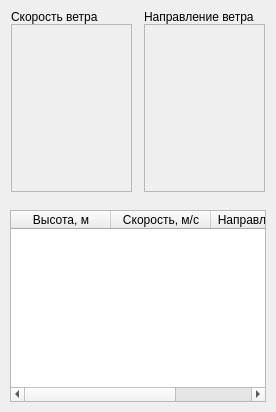
                        <widget class="QWidget" name="tab_realWind">
                          <attribute name="title">
                            <string>Действ. ветер</string>
                          </attribute>
                          <layout class="QVBoxLayout" name="vLayout_realWind">
                            <property name="spacing">
                              <number>10</number>
                            </property>
                            <property name="leftMargin">
                              <number>10</number>
                            </property>
                            <property name="topMargin">
                              <number>10</number>
                            </property>
                            <property name="rightMargin">
                              <number>10</number>
                            </property>
                            <property name="bottomMargin">
                              <number>10</number>
                            </property>
                            <item>
                              <layout class="QHBoxLayout" name="chartsRow_realWind">
                                <property name="spacing">
                                  <number>10</number>
                                </property>
                                <item>
                                  <widget class="QFrame" name="cardFrame_realWindSpeed">
                                    <property name="frameShape">
                                      <enum>QFrame::NoFrame</enum>
                                    </property>
                                    <property name="minimumSize">
                                      <size>
                                        <width>0</width>
                                        <height>190</height>
                                      </size>
                                    </property>
                                    <property name="maximumSize">
                                      <size>
                                        <width>16777215</width>
                                        <height>250</height>
                                      </size>
                                    </property>
                                    <layout class="QVBoxLayout" name="vLayout_card_realWindSpeed">
                                      <property name="spacing">
                                        <number>0</number>
                                      </property>
                                      <property name="leftMargin">
                                        <number>1</number>
                                      </property>
                                      <property name="topMargin">
                                        <number>0</number>
                                      </property>
                                      <property name="rightMargin">
                                        <number>1</number>
                                      </property>
                                      <property name="bottomMargin">
                                        <number>8</number>
                                      </property>
                                      <item>
                                        <widget class="QLabel" name="label_realWindSpeed">
                                          <property name="text">
                                            <string>Скорость ветра</string>
                                          </property>
                                        </widget>
                                      </item>
                                      <item>
                                        <widget class="QwtPlot" name="plot_realWindSpeed">
                                          <property name="sizePolicy">
                                            <sizepolicy hsizetype="Expanding" vsizetype="Expanding">
                                              <horstretch>2</horstretch>
                                              <verstretch>0</verstretch>
                                            </sizepolicy>
                                          </property>
                                          <property name="frameShape">
                                            <enum>QFrame::StyledPanel</enum>
                                          </property>
                                          <property name="frameShadow">
                                            <enum>QFrame::Raised</enum>
                                          </property>
                                        </widget>
                                      </item>
                                    </layout>
                                  </widget>
                                </item>
                                <item>
                                  <widget class="QFrame" name="cardFrame_realWindDir">
                                    <property name="frameShape">
                                      <enum>QFrame::NoFrame</enum>
                                    </property>
                                    <property name="minimumSize">
                                      <size>
                                        <width>0</width>
                                        <height>190</height>
                                      </size>
                                    </property>
                                    <property name="maximumSize">
                                      <size>
                                        <width>16777215</width>
                                        <height>250</height>
                                      </size>
                                    </property>
                                    <layout class="QVBoxLayout" name="vLayout_card_realWindDir">
                                      <property name="spacing">
                                        <number>0</number>
                                      </property>
                                      <property name="leftMargin">
                                        <number>1</number>
                                      </property>
                                      <property name="topMargin">
                                        <number>0</number>
                                      </property>
                                      <property name="rightMargin">
                                        <number>1</number>
                                      </property>
                                      <property name="bottomMargin">
                                        <number>8</number>
                                      </property>
                                      <item>
                                        <widget class="QLabel" name="label_realWindDirection">
                                          <property name="text">
                                            <string>Направление ветра</string>
                                          </property>
                                        </widget>
                                      </item>
                                      <item>
                                        <widget class="QwtPlot" name="plot_realWindAzimut">
                                          <property name="sizePolicy">
                                            <sizepolicy hsizetype="Expanding" vsizetype="Expanding">
                                              <horstretch>2</horstretch>
                                              <verstretch>0</verstretch>
                                            </sizepolicy>
                                          </property>
                                          <property name="frameShape">
                                            <enum>QFrame::StyledPanel</enum>
                                          </property>
                                          <property name="frameShadow">
                                            <enum>QFrame::Raised</enum>
                                          </property>
                                        </widget>
                                      </item>
                                    </layout>
                                  </widget>
                                </item>
                              </layout>
                            </item>
                            <item>
                              <widget class="QTableWidget" name="tableWidget_realWind">
                                <property name="sizePolicy">
                                  <sizepolicy hsizetype="Expanding" vsizetype="Expanding">
                                    <horstretch>1</horstretch>
                                    <verstretch>0</verstretch>
                                  </sizepolicy>
                                </property>
                                <property name="minimumSize">
                                  <size>
                                    <width>200</width>
                                    <height>0</height>
                                  </size>
                                </property>
                                <property name="editTriggers">
                                  <set>QAbstractItemView::NoEditTriggers</set>
                                </property>
                                <column>
                                  <property name="text">
                                    <string>Высота, м</string>
                                  </property>
                                </column>
                                <column>
                                  <property name="text">
                                    <string>Скорость, м/с</string>
                                  </property>
                                </column>
                                <column>
                                  <property name="text">
                                    <string>Направление, °</string>
                                  </property>
                                </column>
                              </widget>
                            </item>
                          </layout>
                        </widget>
